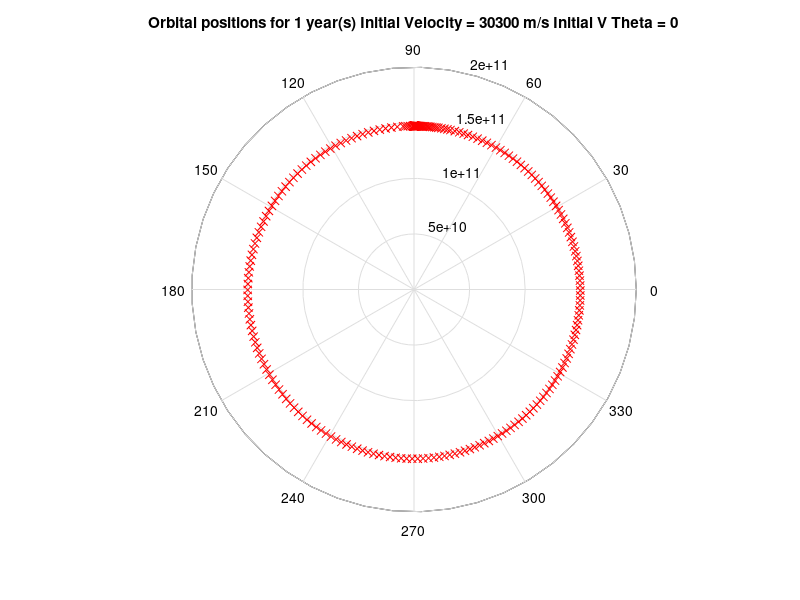

Write the MATLAB code that produced this figure.
function orbitModel()

close all

earth = 5.972e24; %mass of earth (kg)
sun = 1.989e30; %mass of sun (kg)
G = 6.67408e-11; %universal gravitational constant (m/kg*s^2)

r0 = 147.1e9; %initial radius of earth orbit 'distance from sun center to earth center' (m)
rtheta0 = pi/2; %initial theta of earth radius (rad) (only matters in relation to initial theta of velocity)
v0 = 30.3e3; %initial velocity of earth 'average earth velocity' (m/s)
vtheta0 = 0; %initial theta of velocity (rad) (only matters in relation to initial theta of earth radius)
z0 = v0*(cos(vtheta0) + i*sin(vtheta0)); %velocity represented as a complex number (r*cos(theta) + i*sin(theta))

initials = [r0, rtheta0, z0]; %packs initial values into vector for ode45

years = 1; %number of years of simulation (years)
t0 = 0; %initial time (s)
tFinal = years*31536000; %final time (s)

opts = odeset('RelTol',1e-7,'AbsTol',1e-7); %sets relative tolerance and absolute tolerance of ode solver to get more accurate orbit

[~,M] = ode45(@earthSimulate, [t0 tFinal], initials, opts); %ode45 calls function, sets time range, accepts initials and uses opts

    function res = earthSimulate(~,M)
        
        r = M(1); %gets radius from initials
        rtheta = M(2); %gets theta from initials
        z = M(3); %gets complex number velocity vector from initials
        
        drdt = abs(z)*cos(angle(z)-rtheta); %change in radius (v*cos(theta)) (m/s)
        drthetadt = (abs(z)*sin(angle(z)-rtheta))/r; %change in theta (v*sin(theta)/r) angular velocity (rad/s)
        gravity = (G*earth*sun)/r^2; %gravity force between earth and sun (kg*m/s^2)
        gravityAcceleration = gravity/earth; %gravitational acceleration of earth velocity (m/s^2)
        zgravity = -gravityAcceleration*(cos(rtheta)+i*sin(rtheta)); %complex number vector of gravitational acceleration
        dvdt = zgravity; %change in velocity equal to gravitational acceleration
        
        res = [drdt; drthetadt; dvdt];
        
    end

R = M(:,1);
Theta = M(:,2);
V = M(:,3);
polar(Theta,R,'rx');
% X = R.*cos(Theta);
% Y = R.*sin(Theta);
% comet(X,Y);

% disp(R);
% disp(V);
% disp(abs(V(100)));
% 
% disp(R(100));
disp(Theta(end));
fprintf('%8.2f %8.3f\n', [abs(V), R]');

title(['Orbital positions for ', num2str(years), ' year(s)', ' Initial Velocity = ', num2str(v0), ' m/s Initial V Theta = ', num2str(vtheta0)]);


end